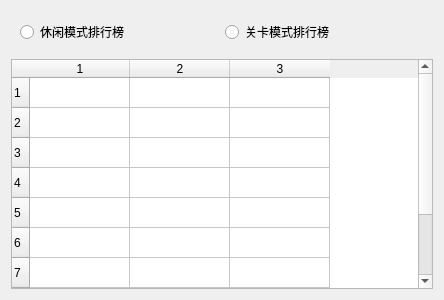
<?xml version="1.0" encoding="UTF-8"?>
<ui version="4.0">
 <class>RankDialog</class>
 <widget class="QDialog" name="RankDialog">
  <property name="geometry">
   <rect>
    <x>0</x>
    <y>0</y>
    <width>444</width>
    <height>300</height>
   </rect>
  </property>
  <property name="windowTitle">
   <string>排行榜</string>
  </property>
  <layout class="QVBoxLayout" name="verticalLayout">
   <item>
    <widget class="QWidget" name="widget" native="true">
     <layout class="QHBoxLayout" name="horizontalLayout">
      <item>
       <widget class="QRadioButton" name="rbtnEasy">
        <property name="text">
         <string>休闲模式排行榜</string>
        </property>
       </widget>
      </item>
      <item>
       <widget class="QRadioButton" name="rbtnGrade">
        <property name="text">
         <string>关卡模式排行榜</string>
        </property>
       </widget>
      </item>
     </layout>
    </widget>
   </item>
   <item>
    <widget class="QTableWidget" name="tableWidget">
     <property name="sizePolicy">
      <sizepolicy hsizetype="Expanding" vsizetype="Expanding">
       <horstretch>0</horstretch>
       <verstretch>0</verstretch>
      </sizepolicy>
     </property>
     <property name="styleSheet">
      <string notr="true">text-align:center;</string>
     </property>
     <property name="editTriggers">
      <set>QAbstractItemView::NoEditTriggers</set>
     </property>
     <property name="textElideMode">
      <enum>Qt::ElideMiddle</enum>
     </property>
     <property name="sortingEnabled">
      <bool>true</bool>
     </property>
     <property name="rowCount">
      <number>10</number>
     </property>
     <property name="columnCount">
      <number>3</number>
     </property>
     <attribute name="horizontalHeaderCascadingSectionResizes">
      <bool>false</bool>
     </attribute>
     <row/>
     <row/>
     <row/>
     <row/>
     <row/>
     <row/>
     <row/>
     <row/>
     <row/>
     <row/>
     <column/>
     <column/>
     <column/>
    </widget>
   </item>
  </layout>
 </widget>
 <resources/>
 <connections/>
</ui>
